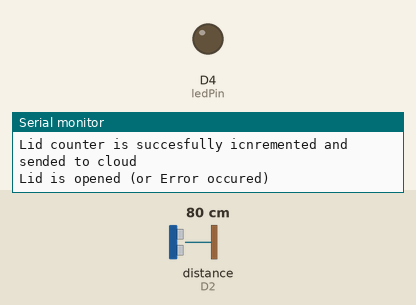
A sketch run on a simulated ESP8266 (NodeMCU). On the bench: output pins drawn as LEDs (lit = HIGH), the last lines printed to the serial monitor. Wiring (inferred from the names in the program): ultrasonic range finder: trigger D1; echo D2. Inputs (shaded band) come from the test bench; at power-on: distance to the obstacle (sensor on D2) 80 cm. The echo pulse lasts 58.3 µs per cm; WiFi joins after 1.5 s; servers stay silent unless stated; the Firebase database answers and starts empty; pins used as bus, display or sensor lines are not drawn.

Above: at 5.8 s.
5.9 s: distance to the obstacle (sensor on D2) set to 2 cm
At 20.1 s:
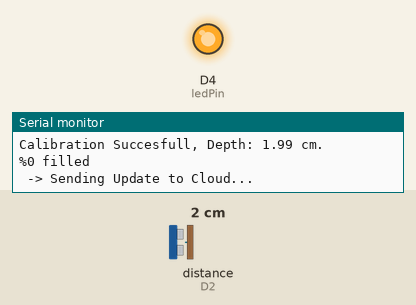
Timing chart, 0 to 20.5 s (numbered marks = the images above; inputs shaded):
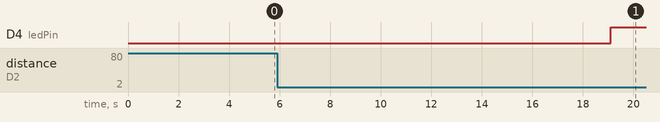

The sketch:

IoTcode.ino
```cpp
#include <ESP8266WiFi.h>
#include <FirebaseESP8266.h>
#include <WiFiClientSecure.h>
#include <ESP8266HTTPClient.h>

#define WIFI_SSID ""
#define WIFI_PASSWORD ""

#define API_KEY ""
#define FIREBASE_HOST ""

#define trigPin D1
#define echoPin D2
#define ledPin D4

FirebaseData firebaseData;
FirebaseConfig config;
FirebaseAuth auth;
FirebaseJson json;

double initDistance = 0;
double maxTolerance = 15.0;
double prevProzent = -1;
unsigned long lastSentTime = -1;
const unsigned long SEND_INTERVAL = 3600000; // In each hour
bool isLidRecentlyOpened = false;
String googleScriptUrl = "";
bool mailSent = false;

double measureHeight();
double getAverageDistance(int amount);
void updateLedStatus(double percent);
void sendLidIncrement();

void setup() {

  Serial.begin(9600);
  pinMode(trigPin, OUTPUT);
  pinMode(echoPin, INPUT);
  pinMode(ledPin, OUTPUT);
  // 1. WI-FI Connection
  Serial.println("Connecting to Wi-Fi");
  WiFi.mode(WIFI_STA);
  WiFi.disconnect();
  delay(100);

  WiFi.begin(WIFI_SSID, WIFI_PASSWORD);
  int time = 0;
  while (WiFi.status() != WL_CONNECTED) {
    delay(500);
    Serial.println("...");
    time++;
    if(time > 40) {
      Serial.println("Connection Timeout, Resetting...");
      ESP.restart();
    }
  }
  Serial.println("\nWi-Fi Connection Established!");
  Serial.print("IP Adress: ");
  Serial.println(WiFi.localIP());
  Serial.print("RSSI: ");
  Serial.println(WiFi.RSSI());

  // 2. FIREBASE Connection
  config.host = FIREBASE_HOST;
  config.signer.tokens.legacy_token = API_KEY;
  Firebase.begin(&config, &auth);
  Firebase.reconnectWiFi(true);

  Serial.println("System Starting... Calibrating");
  delay(100);

  initDistance = getAverageDistance(10);
  if(initDistance == 0) {
    Serial.println("Calibration Error!");
    while(true) {
      digitalWrite(ledPin, LOW);
      delay(100);
      digitalWrite(ledPin, HIGH);
      delay(100);
    }
  }

  Serial.print("Calibration Succesfull, Depth: ");
  Serial.print(initDistance);
  Serial.println(" cm.");

  Firebase.setDouble(firebaseData, "/smart_trash_bin/config/depth", initDistance);
}

void loop() {

  if(Firebase.getString(firebaseData, "/smart_trash_bin/control/measure_command")) {
    if(firebaseData.stringData() == "MEASURE") {
      Serial.println("Web requested measuring.");
      double currentRequestedDistance = getAverageDistance(5);
      int fillProzent = calculatePercent(currentRequestedDistance);
      json.clear();
      json.set("fillPercent", fillProzent);
      json.set("isCriticalLevel", (fillProzent >= 80));
      json.set("lastUpdated/.sv", "timestamp");
      Firebase.updateNode(firebaseData, "/smart_trash_bin/live_data", json);
      Serial.println("Updated the current percent, because of web request");
    }
    Firebase.setString(firebaseData, "/smart_trash_bin/control/measure_command", "IDLE");
  }

  double currentDistance = getAverageDistance(5);
  if(currentDistance == 0) {
    Serial.println("Error durig measuring!");
    return;
  }

  int fillProzent = calculatePercent(currentDistance);

  Serial.print("%");
  Serial.print(fillProzent);
  Serial.println(" filled");

  bool isFirstRun = (prevProzent == -1);
  bool isBigChange = (abs(prevProzent - fillProzent) >= 5);
  bool isTimeUp = (millis() - lastSentTime > SEND_INTERVAL);

  if(isFirstRun || isBigChange || isTimeUp) {
    Serial.println(" -> Sending Update to Cloud...");
    json.clear();
    json.set("fillPercent", fillProzent);
    json.set("isCriticalLevel", (fillProzent >= 80));
    json.set("lastUpdated/.sv", "timestamp");

    if(Firebase.updateNode(firebaseData, "/smart_trash_bin/live_data", json)) {
      prevProzent = fillProzent;
      lastSentTime = millis();
    } else {
      Serial.print("Error: "); Serial.println(firebaseData.errorReason());
    }
  }
  updateLedStatus(fillProzent);
  delay(1000);
}


double measureHeight() {
//Clear Sensor
  digitalWrite(trigPin, LOW); delay(2);
//Trigger
  digitalWrite(trigPin, HIGH); delayMicroseconds(10);
  digitalWrite(trigPin, LOW);
//Measuring
  long time = pulseIn(echoPin, HIGH, 40000);
  double distance = time * 0.034 / 2;

  if(time == 0) {
    Serial.println("Distance could not be measured!");
    return -1;
  }
  else return distance;
}

double getAverageDistance(int amount) {
  double total = 0;
  int valid = 0;
  double lastValidMeasurement = -1;
  double currentMaxLimit = (initDistance == 0) ? 60.0 : (initDistance + maxTolerance);

  for(int i = 0; i < (amount + 10); i++) {
    double measure = measureHeight();

    if(measure <= 0 || measure > currentMaxLimit) {
      Serial.println("Lid is opened (or Error occured)");
      if(isLidRecentlyOpened == false) {
        sendLidIncrement();
        isLidRecentlyOpened = true;
      }
      delay(3000);
      continue;
    }
    if(isLidRecentlyOpened == true) {
      Serial.println("To avoid missmeasurings, applying 10 second delay after lid is closed");
      delay(10000);
      isLidRecentlyOpened = false;
      Serial.println("Lid is closed, System is back to the normal(or Error vanished)");
    }

    if(lastValidMeasurement == -1) {
        total += measure;
        lastValidMeasurement = measure;
        valid++;
    } else {
      double diff = abs(measure - lastValidMeasurement);
      double limit = lastValidMeasurement * 0.20;
      if(diff <= limit) {
        total += measure;
        lastValidMeasurement = measure;
        valid++;
      }
    }
    if(valid == amount) break;
    delay(30);
  }
  if(valid < amount) return 0;

  return total / valid;
}

void updateLedStatus(double percent) {
 digitalWrite(ledPin, (percent >= 80) ? LOW : HIGH);
}

void sendLidIncrement() {
  int currentCount = 0;
  String path = "/smart_trash_bin/stats/lid_open_count";
  if (Firebase.getInt(firebaseData, path)) {
    currentCount = firebaseData.intData();
  } else {
    currentCount = 0;
  }
  int newCount = currentCount + 1;
  if(Firebase.setInt(firebaseData, path, newCount)) {
    Serial.println("Lid counter is succesfully icnremented and sended to cloud");
  } else {
    Serial.print("Error during incrementing the lid count: "); Serial.println(firebaseData.errorReason());
  }
}

int calculatePercent(double currentDistance) {
  double fillProzent =  int((1 - (currentDistance / initDistance)) * 100);
  if(fillProzent < 0) fillProzent = 0;
  else if(fillProzent > 100) fillProzent = 100;
  if(fillProzent >= 80 && mailSent == false) {
    sendEmailNotification();
    mailSent = true;
  }
  if(fillProzent < 80) {
    mailSent = false;
  }
  return fillProzent;
}

void sendEmailNotification() {
  if (WiFi.status() == WL_CONNECTED) {
    WiFiClientSecure client;
    client.setInsecure();
    HTTPClient http;

    Serial.println("Sending Mail...");
    http.begin(client, googleScriptUrl);

    int httpCode = http.GET();

    if(httpCode > 0) {
      Serial.println("Mail triggered succesfully");
    } else {
      Serial.print("Error during triggering the mail"); Serial.println(http.errorToString(httpCode));
    }
    http.end();
  }
}
```

Measured:
- after the input at 5.9 s, D4 (ledPin): LOW → HIGH after 13.2 s
